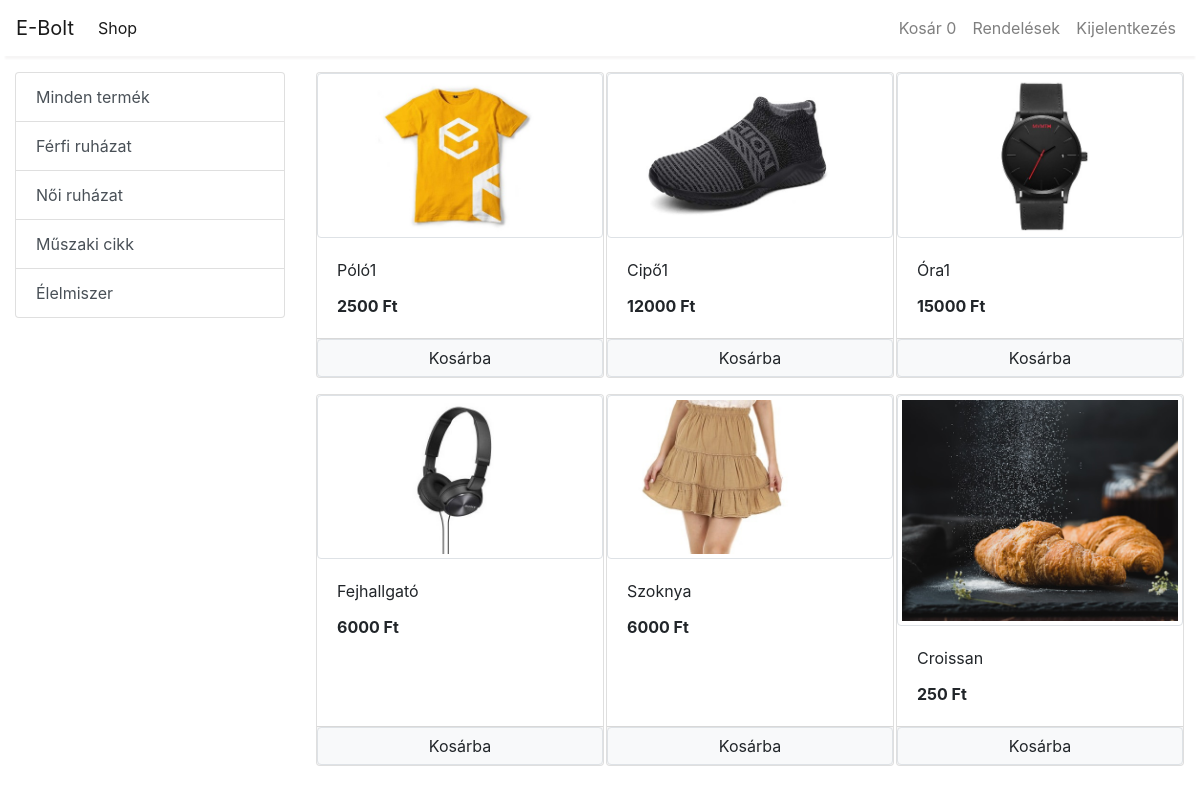
Screenshot of /shopapi (signed in) with the database file from the repository.
### shopapi/models/category.py (models this page shows, shortened)
class Category(models.Model):
    name = models.CharField(max_length=20)
    @staticmethod
    def get_all_categories():
        return Category.objects.all()

### shopapi/models/product.py (models this page shows, shortened)
class Product(models.Model):
    name = models.CharField(max_length=50)
    price = models.IntegerField(default=0)
    category = models.ForeignKey(Category , on_delete=models.CASCADE , default=1)
    description = models.CharField(max_length=200 , default='' , null=True , blank=True)
    image = models.ImageField(upload_to='uploads/products/')
    @staticmethod
    def get_all_products():
      return Product.objects.all()

### shopapi/views/home.py (the view)
# urls.py: path('', include('shopapi.urls'))
def shopapi(request):
    cart = request.session.get('cart')
    if not cart:
        request.session['cart'] = {}
    products = None
    categories = Category.get_all_categories()
    categoryID = request.GET.get('category')
    if categoryID:
        products = Product.get_all_products_by_categoryid(categoryID)
    else:
        products = Product.get_all_products();
    data = {}
    data['products'] = products
    data['categories'] = categories
    print('Te vagy:' , request.session.get('email'))
    return render(request , 'index.html' , data)

### shopapi/templatetags/cart.py (called while the page is built)
@register.filter(name='is_in_cart')
def is_in_cart(product , cart):
    keys = cart.keys()
    for id in keys:
        if int(id) ==product.id:
            return True
    return False;

### shopapi/templatetags/custom_filter.py (called while the page is built)
@register.filter(name='currency')
def currency(number):
    return str(number)+" Ft"

### shopapi/templates/index.html (shortened to what this page needs)
{% extends 'base.html'%}
{% block content %}
{% load cart %}
{% load custom_filter %}
<div class="container-fluid mt-3">
  <div class="row">
    <div class="col-lg-3 mx-auto">
      <div class="list-group">
        <a href="/" class="list-group-item list-group-item-action ">Minden termék</a>
        {% for category in categories %}
        <a href="/?category={{category.id}}" class="list-group-item list-group-item-action ">{{category.name}}</a>
        {% endfor %}
      </div>
    </div>
    <div id='products' class="col-lg-9 mx-auto">
      <div class="row mx-auto">
        {% for product in products %}
        <div class="card mx-auto mb-3" id={{product.id}} style="width: 18rem;">
            <img class="img-thumbnail w-100" src="{{product.image.url}}" alt="Card image cap">
            <div class="card-body">
              <p class="card-title">{{product.name}}</p>
              <p class="card-text"><b>{{product.price|currency}}</b></p>
            </div>
            <div class="card-footer p-0 no-gutters">
              {% if product|is_in_cart:request.session.cart%}
              <div class="row no-gutters">
                <form action="/#{{product.id}}" class="col-2" method="post">
                  {% csrf_token %}
                  <input hidden type="text" name="product" value='{{product.id}}'>
                  <input hidden type="text" name="remove" value='True'>
                  <input type="submit" value=" - " class="btn btn-block btn-secondary">
                </form>
                <div class="text-center col">{{product|cart_quantity:request.session.cart}} db</div>
                <form action="/#{{product.id}}" class="col-2" method="post">
                  {% csrf_token %}
                  <input hidden type="text" name="product" value='{{product.id}}'>
                  <input type="submit" value=" + " class="btn btn-block btn-secondary">
                </form>
              </div>
              {% else %}
              <form action="/#{{product.id}}" method="POST" class="btn-block">
                <input type="submit" class="float-right btn btn-light border form-control" value="Kosárba">
              </form>
              {% endif %}
            </div>
        </div>
        {% endfor %}
      </div>
    </div>
  </div>
</div>
{% endblock %}

### rows the page displays
Category: name "Férfi ruházat"
Category: name "Női ruházat"
Category: name "Műszaki cikk"
Category: name "Élelmiszer"
Product: {{ product.id }} 1 (drawn), image (picture), name "Póló1", price "2500 Ft"
Product: image (picture), name "Cipő1", price "12000 Ft"
Product: image (picture), name "Óra1", price "15000 Ft"
Product: image (picture), name "Fejhallgató", price "6000 Ft"
Product: image (picture), name "Szoknya", price "6000 Ft"
Product: image (picture), name "Croissan", price "250 Ft"

### other values shown
{{ request.session.cart.keys|length }} "0"
